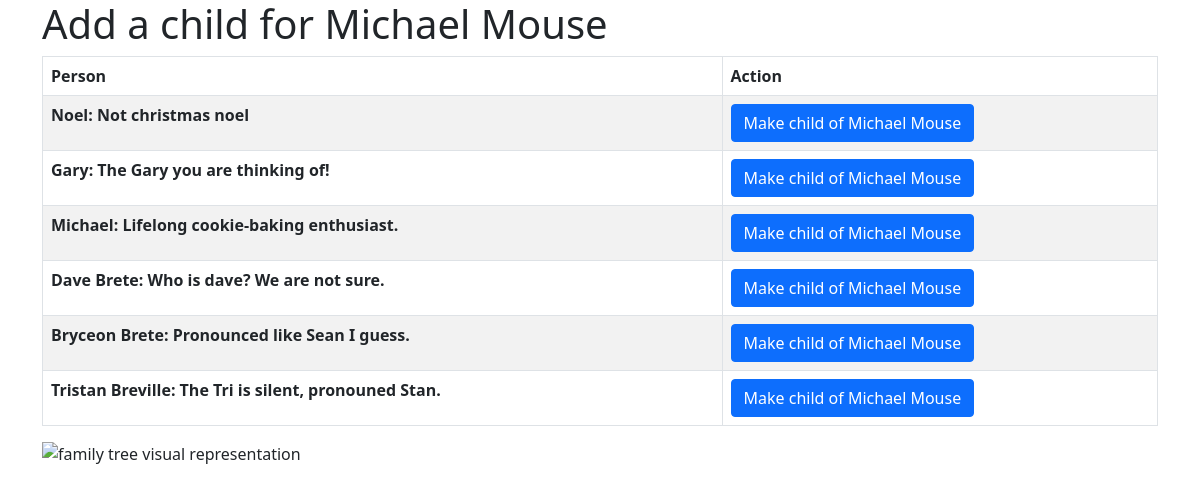
Page /add_child/5 on the committed database.
### tables this page shows
CREATE TABLE People (
        id INTEGER PRIMARY KEY AUTOINCREMENT NOT NULL ,
        name varchar(255) DEFAULT NULL,
        bio mediumtext DEFAULT NULL);

### server.py (the view)
@app.route('/add_child/<id>', methods=['GET'])
def add_child(id):
    conn = sqlite3.connect(DB_PATH)
    data = conn.execute(f'SELECT name FROM People WHERE id={id}').fetchone()
    person_name = data
    data = conn.execute(f'SELECT * FROM People WHERE id!={id}')
    return render_template('add_child.html', title='Add a child', person = person_name, parent_id = id, people=data)

### templates/add_child.html (shortened to what this page needs)
<html>
    <head>
        <link href="https://cdn.jsdelivr.net/npm/bootstrap@5.0.2/dist/css/bootstrap.min.css" rel="stylesheet">
    </head>
    <body>
        <div class="container-lg">
        <h1>
        </h1>
        <table class="table table-bordered table-striped table-hover">
            <thead>
                <th scope="col">Person</th>
                <th scope="col">Action</th>
            </thead>
            <tbody>
                {% for id, name, bio in people: %}
                <tr>
                    <th scope="row">{{ name }}: {{ bio }} </th>
                    <td>
                        <a class="btn btn-primary" href="{{ url_for('add_edge', parent_id=parent_id, child_id=id) }}">Make child of {{ person[0] }}</a>
                    </td>
                </tr>
                {% endfor %}
        </table>
        <img src="{{ family_tree_img }}" alt="family tree visual representation">
        </div>
    </body>
</html>

### rows in the picture
People: name "Noel", bio "Not christmas noel"
People: name "Michael Mouse"
People: name "Gary", bio "The Gary you are thinking of!"
People: name "Michael", bio "Lifelong cookie-baking enthusiast."
People: name "Dave Brete", bio "Who is dave? We are not sure."
People: name "Bryceon Brete", bio "Pronounced like Sean I guess."
People: name "Tristan Breville", bio "The Tri is silent, pronouned Stan."
